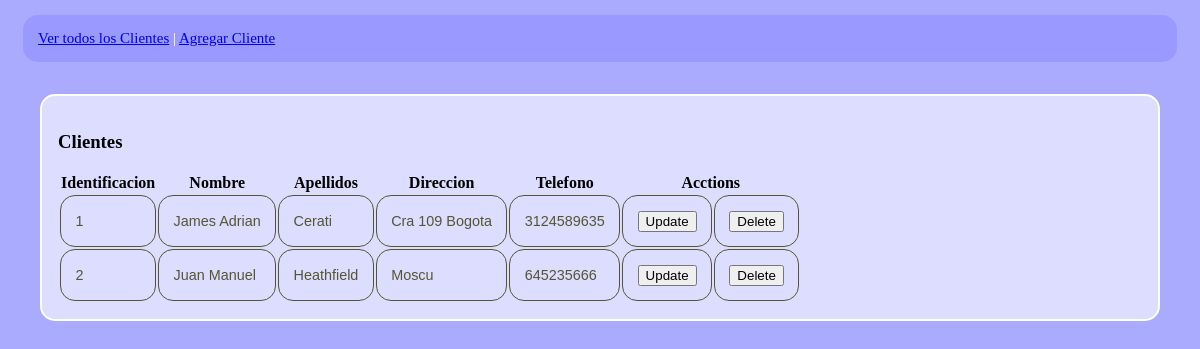
Before: / with the older database file.
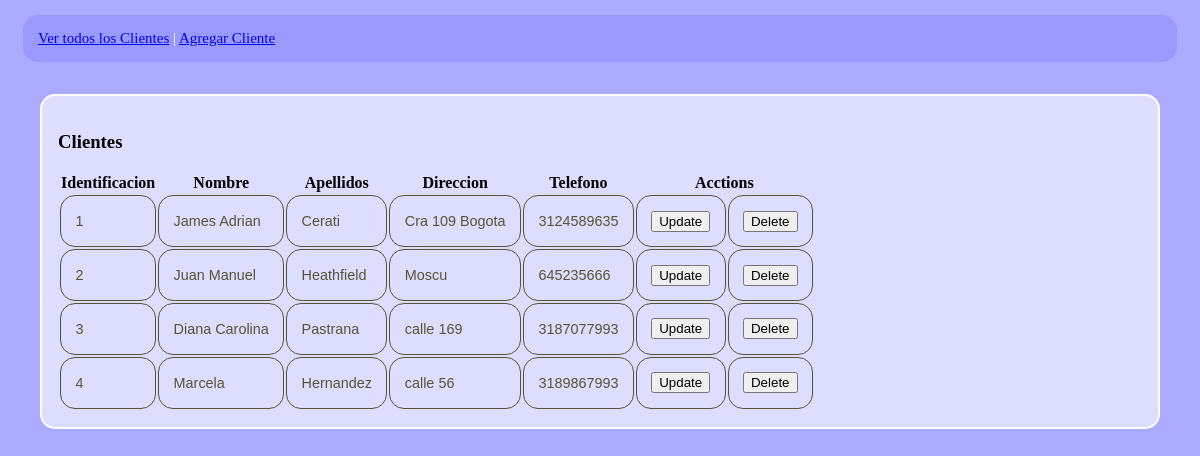
After: the same page with the newer database file.
### principal.py (models this page shows, shortened)
class clientes(db.Model):
   id = db.Column('id', db.Integer, primary_key = True)
   nombre = db.Column(db.String(100))
   apellido = db.Column(db.String(100))
   direccion = db.Column(db.String(200))
   telefono = db.Column(db.String(10))

### principal.py (the view)
@app.route('/')
def show_all():
   return render_template('show_all.html', clientes = clientes.query.all() )

### templates/show_all.html (shortened to what this page needs)
<!DOCTYPE html>
<html lang = "en">
   <head>
     <link rel="stylesheet" type="text/css" href="{{ url_for('static', filename='css/default.css') }}">
   </head>
   <body>
      <nav>
         <a href = "{{ url_for('show_all') }}">Ver todos los Clientes</a> |
         <a href = "{{ url_for('new') }}">Agregar Cliente</a>
      </nav>
      <section>
        <h3>Clientes</h3>
        <table>
           <thead>
              <tr>
                 <th>Identificacion</th>
                 <th>Nombre</th>
                 <th>Apellidos</th>
                 <th>Direccion</th>
                 <th>Telefono</th>
                 <th colspan="2">Acctions</th>
              </tr>
           </thead>
           <tbody>
              {% for cliente in clientes %}
                 <tr>
                    <td>{{ cliente.id }}</td>
                    <td>{{ cliente.nombre }}</td>
                    <td>{{ cliente.apellido }}</td>
                    <td>{{ cliente.direccion }}</td>
                    <td>{{ cliente.telefono }}</td>
                    <td>
                      <form method="POST" action="/update" style="display: inline">
                        <input type="submit" value="Update">
                      </form>
                    </td>
                    <td>
                      <form method="POST" action="/delete" style="display: inline">
                        <input type="submit" value="Delete">
                      </form>
                    </td>
                 </tr>
              {% endfor %}
           </tbody>
        </table>
    </section>
   </body>
</html>

### static/css/default.css (style rules this page uses)
body { background-color:#aaaaff; }
nav { font-size: 15px; background-color:#9999ff; color:#ffffff; text-align: left; border-color:#ffffff; border-radius:15px; margin:1em; padding:1em; }
section { background-color:#ddddff; border:2px solid; border-color:#ffffff; border-radius:15px; margin:2em; padding:1em; }
td { border-color:#ffffff; border:1px solid; border-radius:15px; margin:2em; padding:1em; font-family:Arial; font-size:0.9em; color:#555533 }

Changed rows visible on the page:
added clientes: id "3", nombre "Diana Carolina", apellido "Pastrana", direccion "calle 169", telefono "3187077993"
added clientes: id "4", nombre "Marcela", apellido "Hernandez", direccion "calle 56", telefono "3189867993"
